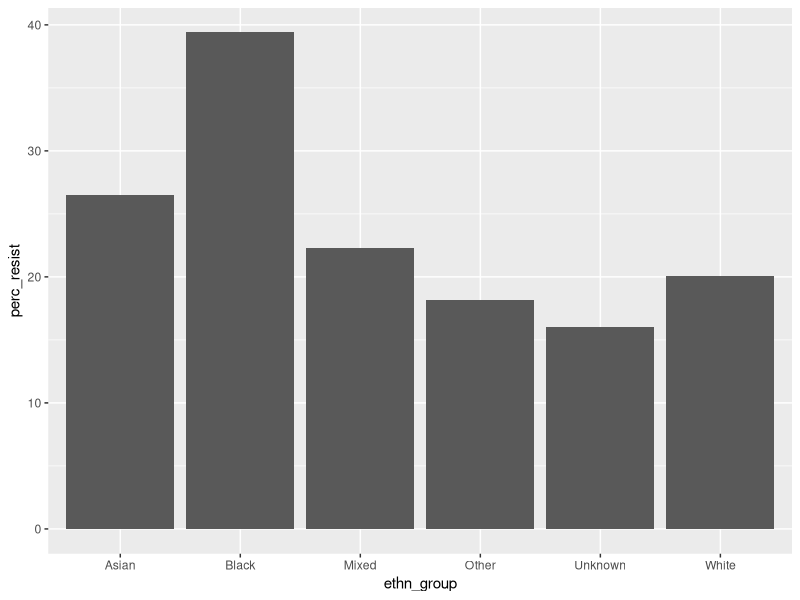
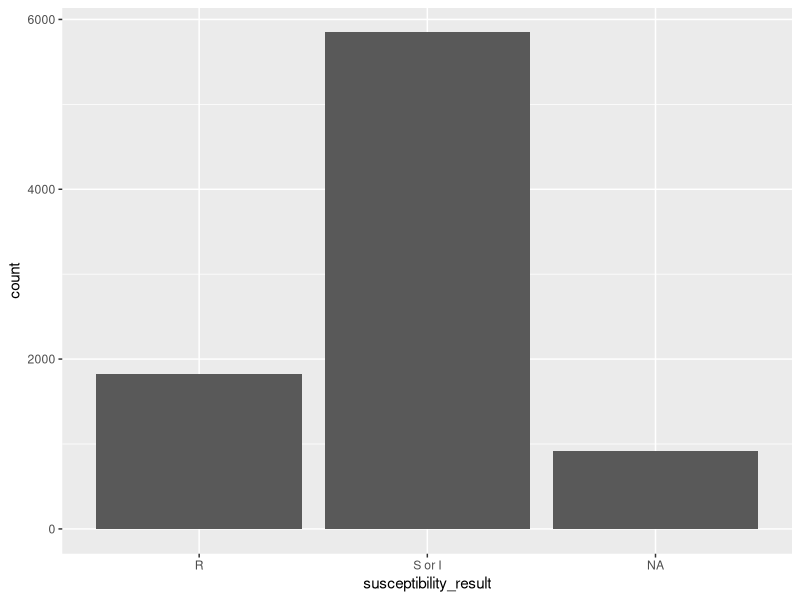
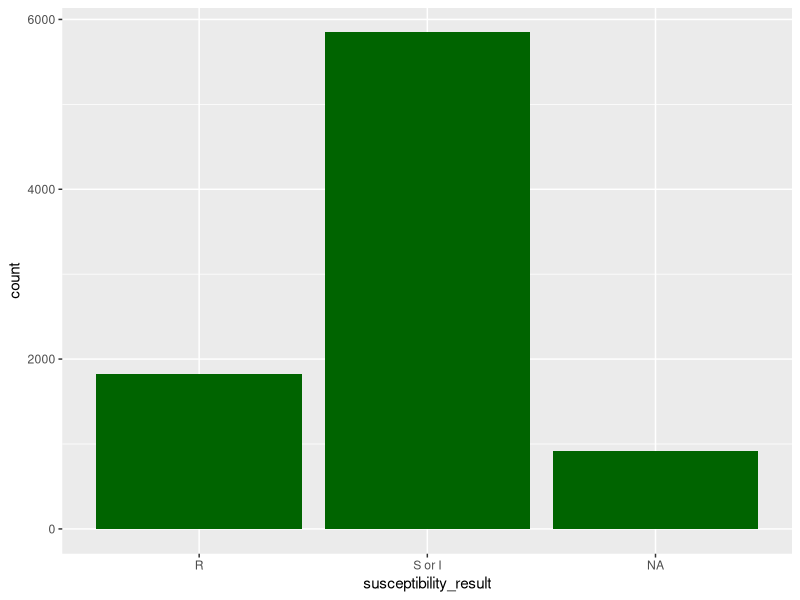
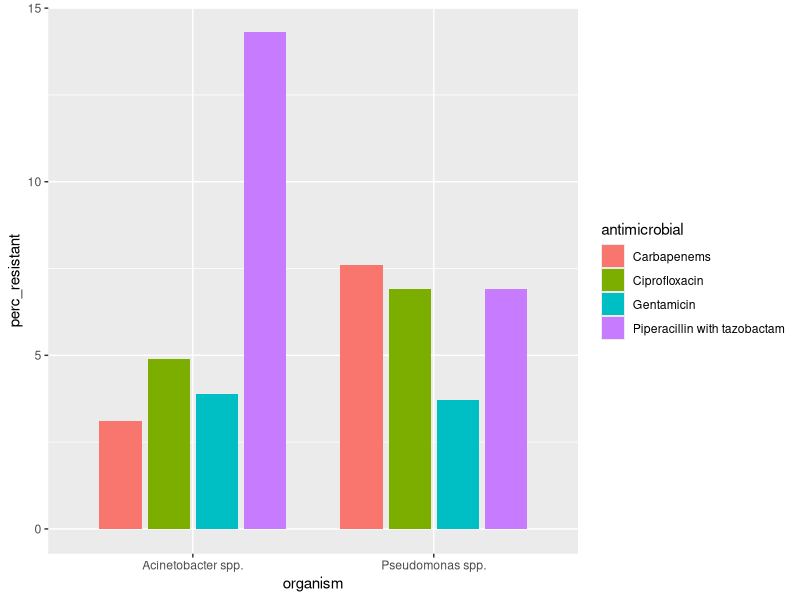
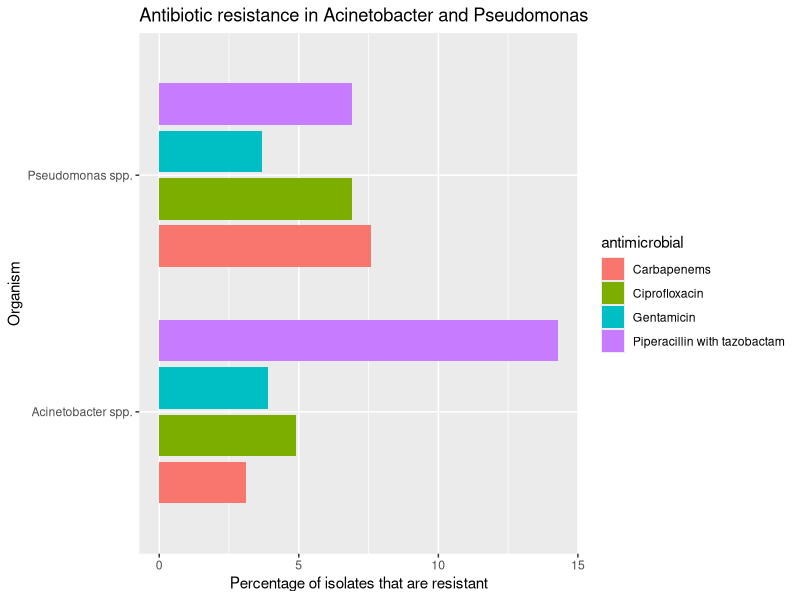
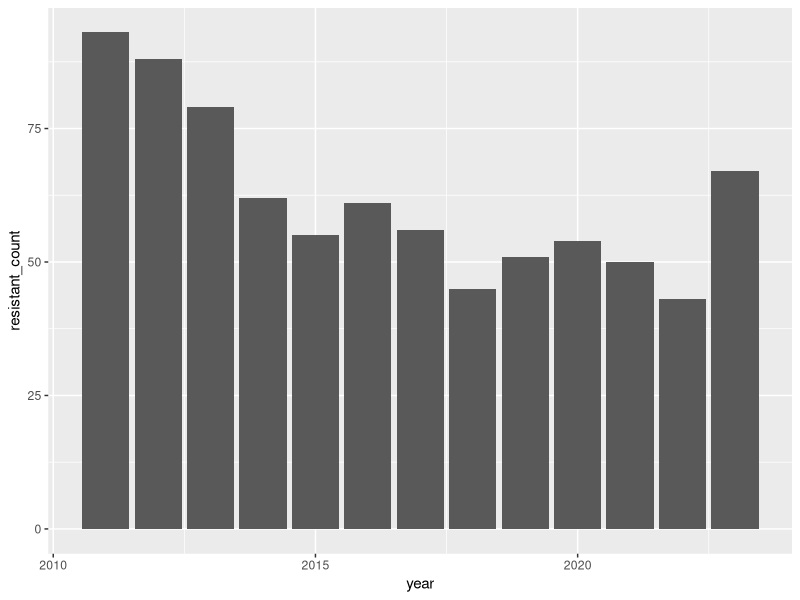
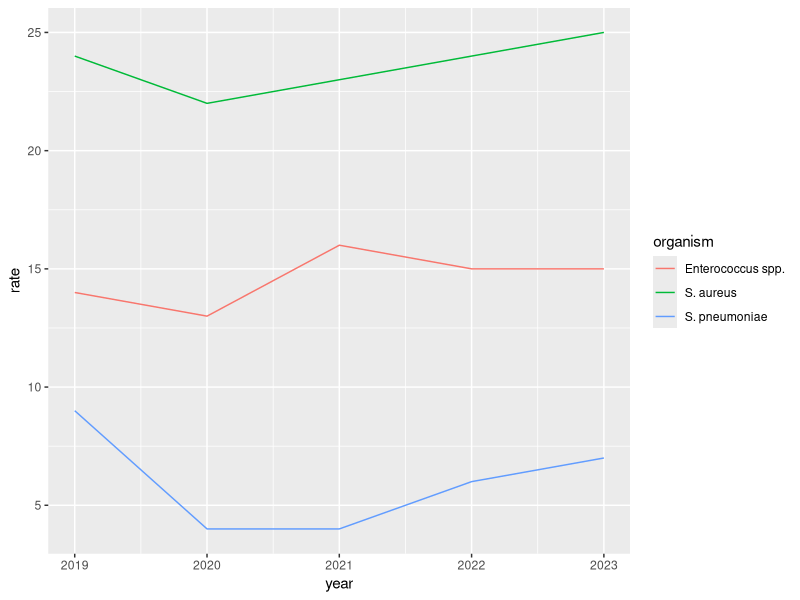
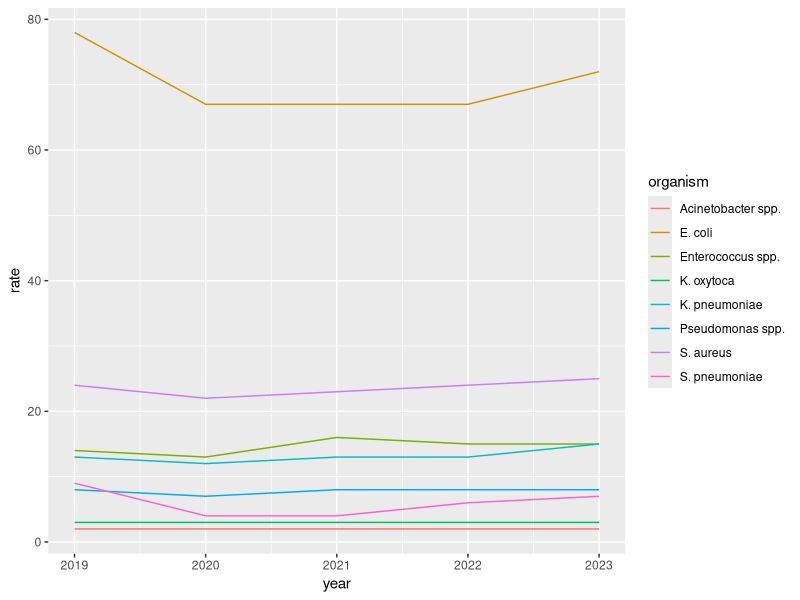

Here is the R script that generated these plots, in order:
## ---- chunk 1
library(tidyverse)
## ---- chunk 2
# Import data
amr_ethnicity <- read_csv("data/raw/amr_ethnicity.csv")
amr_klebsiella <- read_csv("data/raw/amr_klebsiella.csv")
amr_pseud_acinetobac <- read_csv("data/raw/pseud_acinetobac.csv")
## ---- chunk 3
# You start with the dataset and variable to plot
ggplot(amr_ethnicity, aes(x = ethn_group, y = perc_resist)) +
  # You then add the type of graph
  geom_col()
## ---- chunk 4
# ggplot(amr_ethnicity, aes(x = Ethn_group, y = perc resist)
#   geom_col()
## ---- chunk 5
ggplot(amr_klebsiella, aes(x = susceptibility_result)) +
    geom_bar()
## ---- chunk 6
ggplot(amr_klebsiella, aes(x = susceptibility_result)) +
    geom_bar(fill = "darkgreen")
## ---- chunk 7

## ---- chunk 8
ggplot(amr_pseud_acinetobac, aes(x = organism, y = perc_resistant, fill = antimicrobial)) +
  geom_col(position = position_dodge(0.8), width = 0.7)
## ---- chunk 9

## ---- chunk 10
ggplot(amr_pseud_acinetobac, aes(y = organism, x = perc_resistant, fill = antimicrobial)) +
  geom_col(position = position_dodge(0.8), width = 0.7) +
  labs(title = "Antibiotic resistance in Acinetobacter and Pseudomonas",
       y = "Organism",
       x = "Percentage of isolates that are resistant")
## ---- chunk 11

## ---- chunk 12
amr_tb <- read_csv("data/raw/amr_tb.csv")
## ---- chunk 13
# An equivalent bar chart
amr_tb |>
    ggplot(aes(year, resistant_count)) +
    geom_col()
## ---- chunk 14

## ---- chunk 15
rates_bacteraemia_grampos <- read_csv("data/raw/rates_bacteraemia_grampos.csv")
rates_bacteraemia_all <- read_csv("data/raw/rates_bacteraemia_all.csv")
## ---- chunk 16
rates_bacteraemia_grampos |> 
    ggplot(aes(year, rate, colour = organism)) +
    geom_line()
## ---- chunk 17
# Not accessible
rates_bacteraemia_all |>
    ggplot(aes(year, rate, colour = organism)) +
    geom_line()

rates_bacteraemia_all |>
    ggplot(aes(year, rate)) +
    facet_wrap(~organism) +
    geom_line()
## ---- chunk 18
ggplot(amr_klebsiella, aes(x = age, y = CrCl)) +
  geom_point()
## ---- chunk 19
ggplot(amr_klebsiella, aes(x = age, y = CrCl, colour = sex)) +
  geom_point()
## ---- chunk 20

## ---- chunk 21
ggplot(amr_klebsiella, aes(x = age, y = CrCl)) +
    # Highlight chronic kidney disease stage 3-5
    annotate("rect", ymin = 0, ymax = 60, xmin = 0, xmax = 150, fill = "red", alpha = 0.1) +
    annotate("text", x  = 50, y = 40, label = "CKD 3-5") +
    geom_point(
        aes(colour = sex, shape = sex),
        alpha = 0.5
        ) +
    geom_smooth(
        method = "lm",
        linetype = "dashed"
        ) +
    coord_cartesian(xlim = c(18, 100)) +
    # Show the CrCl thresholds for the various stages of CKD
    scale_y_continuous(breaks = c(0, 15, seq(30, 160, by = 30))) +
    scale_x_continuous(breaks = c(18, seq(40, 100, by = 20))) +
    scale_colour_brewer(palette  = "Dark2") +
    labs(
        title = "Relationship between age and creatinine clearance",
        subtitle = "Klebsiella spp. bacteraemia, England, 2023",
        x = "Age (years)",
        y = "Creatinine\nclearace\n(mL/min)",
        colour = "Sex",
        shape = "Sex",
        caption = "Data: simulated. The blue dashed line is fitted  using linear regression."
        )
## ---- chunk 22
# Set theme_bw() as the start point but increase the starting character size to 12 points
theme_set(theme_bw(base_size = 12))
theme_update(
    panel.grid.minor.x = element_blank(),
    panel.grid.minor.y = element_blank(),
    panel.border = element_blank(),
    axis.line = element_line(colour = "black"),
    axis.title.y = element_text(
        angle = 0,
        hjust = 0
        ),
    axis.title = element_text(face = "bold"),
    strip.background = element_blank(),
    strip.text = element_text(size = 11),
    panel.spacing = unit(1, "lines"),
    axis.text = element_text(size = 11),
    legend.title = element_blank(),
    legend.text = element_text(size = 11)
    )
## ---- chunk 23
ggsave("output/scatterplot_age_crcl.png")
## ---- chunk 24

## ---- chunk 25
ggplot(amr_klebsiella, aes(age)) +
  geom_boxplot()

ggplot(amr_klebsiella, aes(age)) +
  geom_histogram()
## ---- chunk 26
ggplot(amr_klebsiella, aes(x = age, y = sex)) +
  geom_boxplot()
## ---- chunk 27
#| label: ex1 solution

# amr_klebsiella is the only line list; the others are aggregated.
## ---- chunk 28
#| label: ex2 tips

# Just some tips: look at case, spaces, and symbols
## ---- chunk 29
#| label: ex3 solution

ggplot(amr_ethnicity, aes(y = ethn_group, x = median_age)) +
  geom_col(fill = "#007C91")
## ---- chunk 30
#| label: ex4 solution

ggplot(amr_pseud_acinetobac, aes(y = antimicrobial, x = perc_resistant, fill = organism)) +
  geom_col(position = position_dodge(0.8), width = 0.7)
## ---- chunk 31
#| label: ex5 solution

ggplot(amr_pseud_acinetobac, aes(y = organism, x = perc_resistant, fill = antimicrobial)) +
  geom_col(position = position_dodge(0.8), width = 0.7) +
  labs(title = "Antibiotic resistance in Acinetobacter and Pseudomonas",
       subtitle = "England, 2023",
       y = "Organism",
       x = "Percentage of isolates that are resistant",
       fill = "Antibiotic",
       caption = "Data source: ESPAUR report 2024")
## ---- chunk 32
#| label: ex6 solution

# Q1
amr_tb |>
    ggplot(aes(year, resistant_count)) +
    geom_line()

# Q2
# The y-axis has been cut in order to zoom into the data.
## ---- chunk 33
#| label: ex7 solution

ggplot(amr_klebsiella, aes(x = age, y = CrCl, shape = sex, colour = sex)) +
  geom_point()
## ---- chunk 34
#| label: ex8 solution

ggsave(
    # Q1, Q2
    "output/scatter_creat_clearance.jpeg",
    # Q3
    width = 1200,
    height = 500,
    unit = "px",
    # Q4
    dpi = 150
    )
